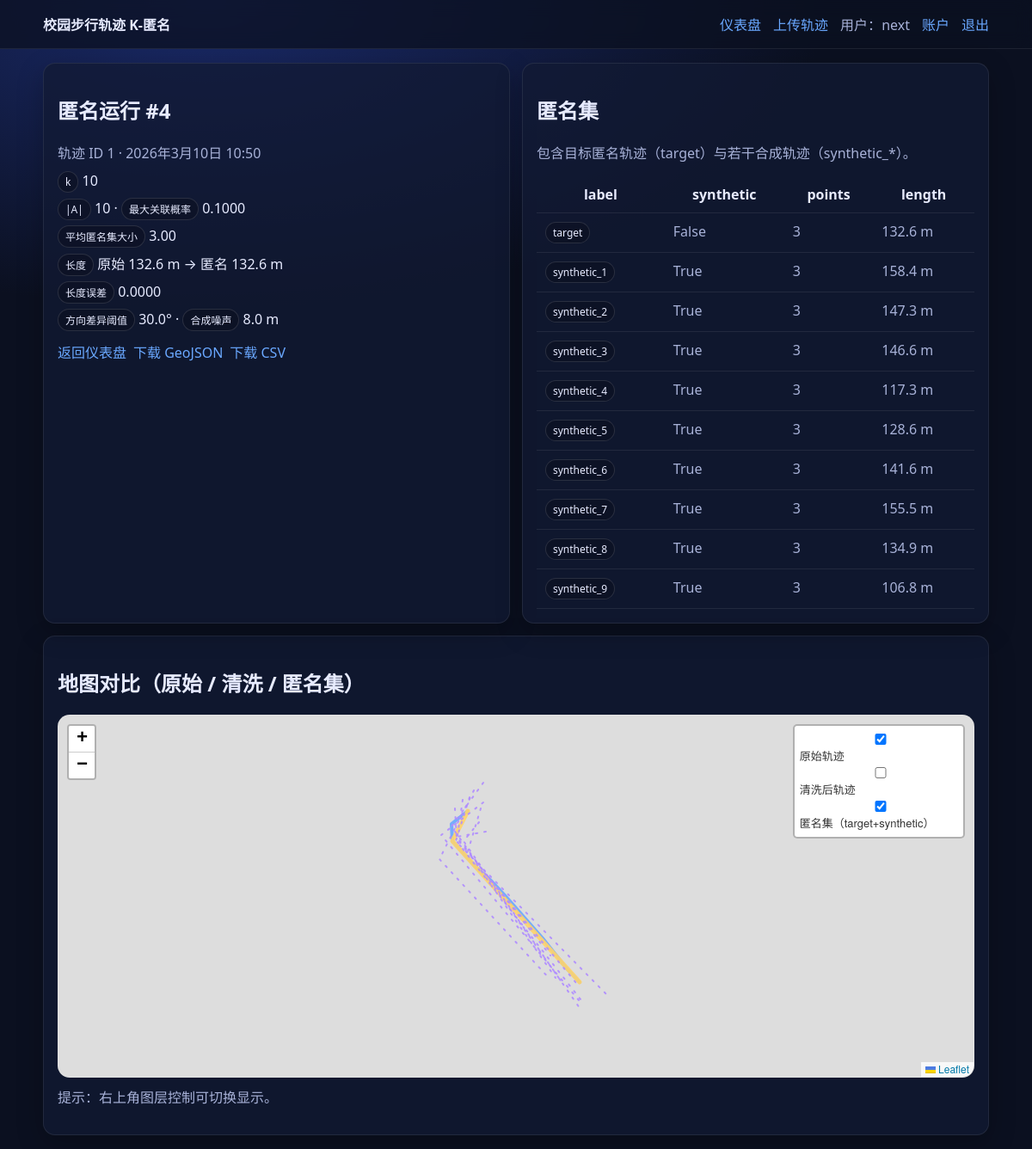
The app's page /dashboard/run/4/ (signed in) with its own data.
### apps/anonymizer/models.py (models this page shows, shortened)
class AnonymizationRun(models.Model):
    owner = models.ForeignKey(settings.AUTH_USER_MODEL, on_delete=models.CASCADE)
    trajectory = models.ForeignKey(Trajectory, on_delete=models.CASCADE)
    created_at = models.DateTimeField(auto_now_add=True)
    k = models.IntegerField(default=5)
    adaptive_k = models.BooleanField(default=False)
    max_length_error_ratio = models.FloatField(default=0.10)
    direction_diversity_deg = models.FloatField(default=30.0)
    synthetic_noise_m = models.FloatField(default=8.0)
    anonymized_set_size = models.IntegerField(default=0)
    max_linkage_prob = models.FloatField(default=1.0)
    avg_set_size = models.FloatField(default=0.0)
    length_m_original = models.FloatField(default=0.0)
    length_m_anonymized = models.FloatField(default=0.0)
    length_error_ratio = models.FloatField(default=0.0)
    status = models.CharField(max_length=20, default="ok")
    error_message = models.TextField(blank=True)

class AnonymizedTrajectory(models.Model):
    run = models.ForeignKey(AnonymizationRun, on_delete=models.CASCADE, related_name="anonymized_trajectories")
    label = models.CharField(max_length=100, default="anonymized")
    is_synthetic = models.BooleanField(default=False)
    points_count = models.IntegerField(default=0)
    length_m = models.FloatField(default=0.0)

### apps/dashboard/views.py (the view)
# urls.py: path("dashboard/run/<int:run_id>/", views.run_detail, name="run_detail"),
@login_required
@require_http_methods(["GET"])
def run_detail(request: HttpRequest, run_id: int) -> HttpResponse:
    run_obj = get_object_or_404(AnonymizationRun, id=run_id, owner=request.user)
    return render(
        request,
        "dashboard/run_detail.html",
        {
            "run": run_obj,
            "anon_trajs": run_obj.anonymized_trajectories.order_by("id"),
        },
    )

### templates/dashboard/run_detail.html (shortened to what this page needs)
{% extends "base/base.html" %}
{% block content %}
  <div class="grid">
    <div class="card">
      <h2>匿名运行 #{{ run.id }}</h2>
      <div class="muted">轨迹 ID {{ run.trajectory_id }} · {{ run.created_at }}</div>
      <div style="margin-top: 10px; display:grid; gap: 6px;">
        <div><span class="badge">k</span> {{ run.k }} {% if run.adaptive_k %}<span class="badge">自适应k</span>{% endif %}</div>
        <div><span class="badge">|A|</span> {{ run.anonymized_set_size }} · <span class="badge">最大关联概率</span> {{ run.max_linkage_prob|floatformat:4 }}</div>
        <div><span class="badge">平均匿名集大小</span> {{ run.avg_set_size|floatformat:2 }}</div>
        <div><span class="badge">长度</span> 原始 {{ run.length_m_original|floatformat:1 }} m → 匿名 {{ run.length_m_anonymized|floatformat:1 }} m</div>
        <div><span class="badge">长度误差</span> {{ run.length_error_ratio|floatformat:4 }}</div>
        <div><span class="badge">方向差异阈值</span> {{ run.direction_diversity_deg }}° · <span class="badge">合成噪声</span> {{ run.synthetic_noise_m }} m</div>
      </div>
      <div class="row-actions" style="margin-top: 12px;">
        <a class="btn" href="/dashboard/">返回仪表盘</a>
        <a class="btn" href="/dashboard/run/{{ run.id }}/download.geojson">下载 GeoJSON</a>
        <a class="btn" href="/dashboard/run/{{ run.id }}/download.csv">下载 CSV</a>
      </div>
    </div>
    <div class="card">
      <h2>匿名集</h2>
      <p class="muted">包含目标匿名轨迹（target）与若干合成轨迹（synthetic_*）。</p>
      <table class="table">
        <thead>
          <tr><th>label</th><th>synthetic</th><th>points</th><th>length</th></tr>
        </thead>
        <tbody>
          {% for t in anon_trajs %}
            <tr>
              <td><span class="badge">{{ t.label }}</span></td>
              <td class="muted">{{ t.is_synthetic }}</td>
              <td class="muted">{{ t.points_count }}</td>
              <td class="muted">{{ t.length_m|floatformat:1 }} m</td>
            </tr>
          {% endfor %}
        </tbody>
      </table>
    </div>
  </div>
  <div class="card" style="margin-top: 14px;">
    <h2>地图对比（原始 / 清洗 / 匿名集）</h2>
    <div id="map" class="map"></div>
    <p class="muted" style="margin-top: 10px;">提示：右上角图层控制可切换显示。</p>
  </div>
{% endblock %}

### templates/base/base.html (shortened to what this page needs)
<!doctype html>
<html lang="zh-CN">
  <head>
    <link rel="stylesheet" href="https://unpkg.com/leaflet@1.9.4/dist/leaflet.css" />
    <link rel="stylesheet" href="/static/css/app.css" />
  </head>
  <body>
    <header class="topbar">
      <div class="container topbar-inner">
        <div class="brand"><a href="/">校园步行轨迹 K-匿名</a></div>
        <nav class="nav">
          <a href="/dashboard/">仪表盘</a>
          <a href="/trajectories/upload/">上传轨迹</a>
          {% if user.is_authenticated %}
            <span class="muted">用户：{{ user.username }}</span>
            <a href="/accounts/profile/">账户</a>
            <a href="/accounts/logout/">退出</a>
          {% else %}
            <a href="/accounts/login/">登录</a>
            <a href="/accounts/signup/">注册</a>
          {% endif %}
        </nav>
      </div>
    </header>
    <main class="container">
      {% block content %}{% endblock %}
    </main>
  </body>
</html>

### static/css/app.css (style rules this page uses)
:root { --bg: #0b1020; --panel: #121a33; --text: #e7ebff; --muted: #a8b2d8; --accent: #6aa8ff; --danger: #ff6a6a; --ok: #6affb0; }
body { margin: 0; font-family: system-ui, -apple-system, Segoe UI, Roboto, "Noto Sans SC", "PingFang SC", "Microsoft YaHei", sans-serif; background: radial-gradient(1200px 600px at 20% 0%, #1a2a6a 0%, var(--bg) 60%); color: var(--text); }
a { color: var(--accent); text-decoration: none; }
.container { max-width: 1100px; margin: 0 auto; padding: 16px; }
.topbar { position: sticky; top: 0; backdrop-filter: blur(10px); background: rgba(11, 16, 32, 0.75); border-bottom: 1px solid rgba(255,255,255,0.08); z-index: 10; }
.topbar-inner { display: flex; justify-content: space-between; align-items: center; gap: 16px; }
.brand a { font-weight: 700; color: var(--text); }
.nav { display: flex; gap: 14px; align-items: center; }
.muted { color: var(--muted); }
.card { background: rgba(18, 26, 51, 0.75); border: 1px solid rgba(255,255,255,0.08); border-radius: 14px; padding: 16px; box-shadow: 0 10px 30px rgba(0,0,0,0.25); }
.grid { display: grid; grid-template-columns: 1fr 1fr; gap: 14px; }
.table { width: 100%; border-collapse: collapse; }
.table th, .table td { padding: 10px; border-bottom: 1px solid rgba(255,255,255,0.08); vertical-align: top; }
.badge { display:inline-block; padding: 3px 8px; border-radius: 999px; border: 1px solid rgba(255,255,255,0.12); background: rgba(11,16,32,0.55); font-size: 12px; }
.row-actions { display:flex; flex-wrap:wrap; gap: 8px; }
.map { height: 420px; border-radius: 14px; overflow:hidden; border: 1px solid rgba(255,255,255,0.10); }

### records on screen
AnonymizationRun: id "4", trajectory_id "1", created_at "2026年3月10日 10:50", k "10", anonymized_set_size "10", max_linkage_prob "0.1000", avg_set_size "3.00", length_m_original "132.6", length_m_anonymized "132.6", length_error_ratio "0.0000", direction_diversity_deg "30.0", synthetic_noise_m "8.0"
AnonymizedTrajectory: label "target", is_synthetic "False", points_count "3", length_m "132.6"
AnonymizedTrajectory: label "synthetic_1", is_synthetic "True", points_count "3", length_m "158.4"
AnonymizedTrajectory: label "synthetic_2", is_synthetic "True", points_count "3", length_m "147.3"
AnonymizedTrajectory: label "synthetic_3", is_synthetic "True", points_count "3", length_m "146.6"
AnonymizedTrajectory: label "synthetic_4", is_synthetic "True", points_count "3", length_m "117.3"
AnonymizedTrajectory: label "synthetic_5", is_synthetic "True", points_count "3", length_m "128.6"
AnonymizedTrajectory: label "synthetic_6", is_synthetic "True", points_count "3", length_m "141.6"
AnonymizedTrajectory: label "synthetic_7", is_synthetic "True", points_count "3", length_m "155.5"
AnonymizedTrajectory: label "synthetic_8", is_synthetic "True", points_count "3", length_m "134.9"
AnonymizedTrajectory: label "synthetic_9", is_synthetic "True", points_count "3", length_m "106.8"

### other values on screen
{{ user.username }} "next"
